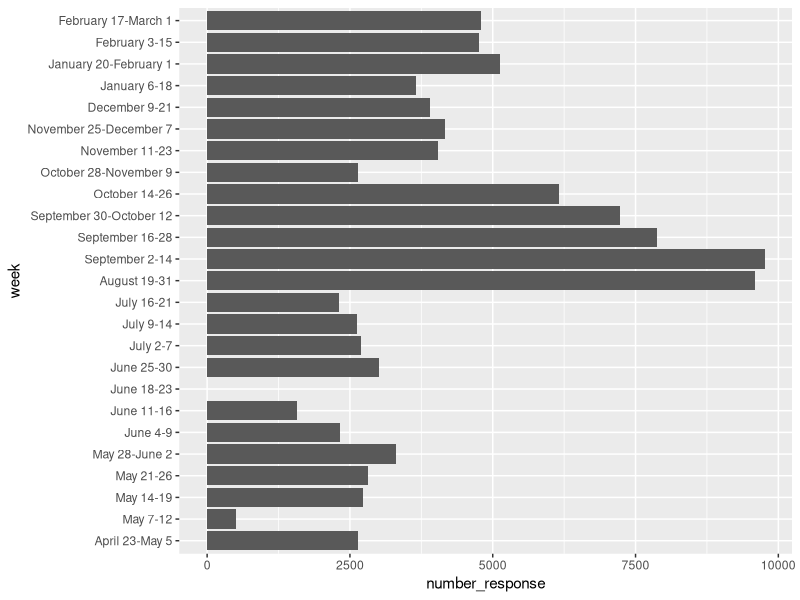

Reproduce this figure in R.
setwd("~/Desktop/DS 340W/paper data")

library("data.table")
library("ggplot2")

data <- fread("Mental_Health.csv")#https://data.cdc.gov/NCHS/Indicators-of-Anxiety-or-Depression-Based-on-Repor/8pt5-q6wp
sample_data<- fread("Num_Response.csv")#https://www.cdc.gov/nchs/covid19/pulse/mental-health.htm

#sample_data processing
sample_data$weighted_response_rate <- as.numeric(sub("%","",sample_data$weighted_response_rate))/100
sample_data$sample_size <- (sub(",","",sample_data$sample_size))
sample_data$number_response <- sample_data$weighted_response_rate * as.numeric(sample_data$sample_size)

#graph of sample number
test1 <- factor(sample_data$week,levels = sample_data$week)
graph_numberResponse <- data.frame(test1,sample_data$number_response)# <- sample_data[,.(week,number_response)]

setnames(graph_numberResponse,"test1","week")
setnames(graph_numberResponse,"sample_data.number_response","number_response")

p <- ggplot(data = graph_numberResponse, mapping = aes(x = number_response, y = week))
p + geom_col()

#National Estimate
national<- data[Group == 'National Estimate']

#byAge

#byGneder

#byRace/Hispanic ethnicity

